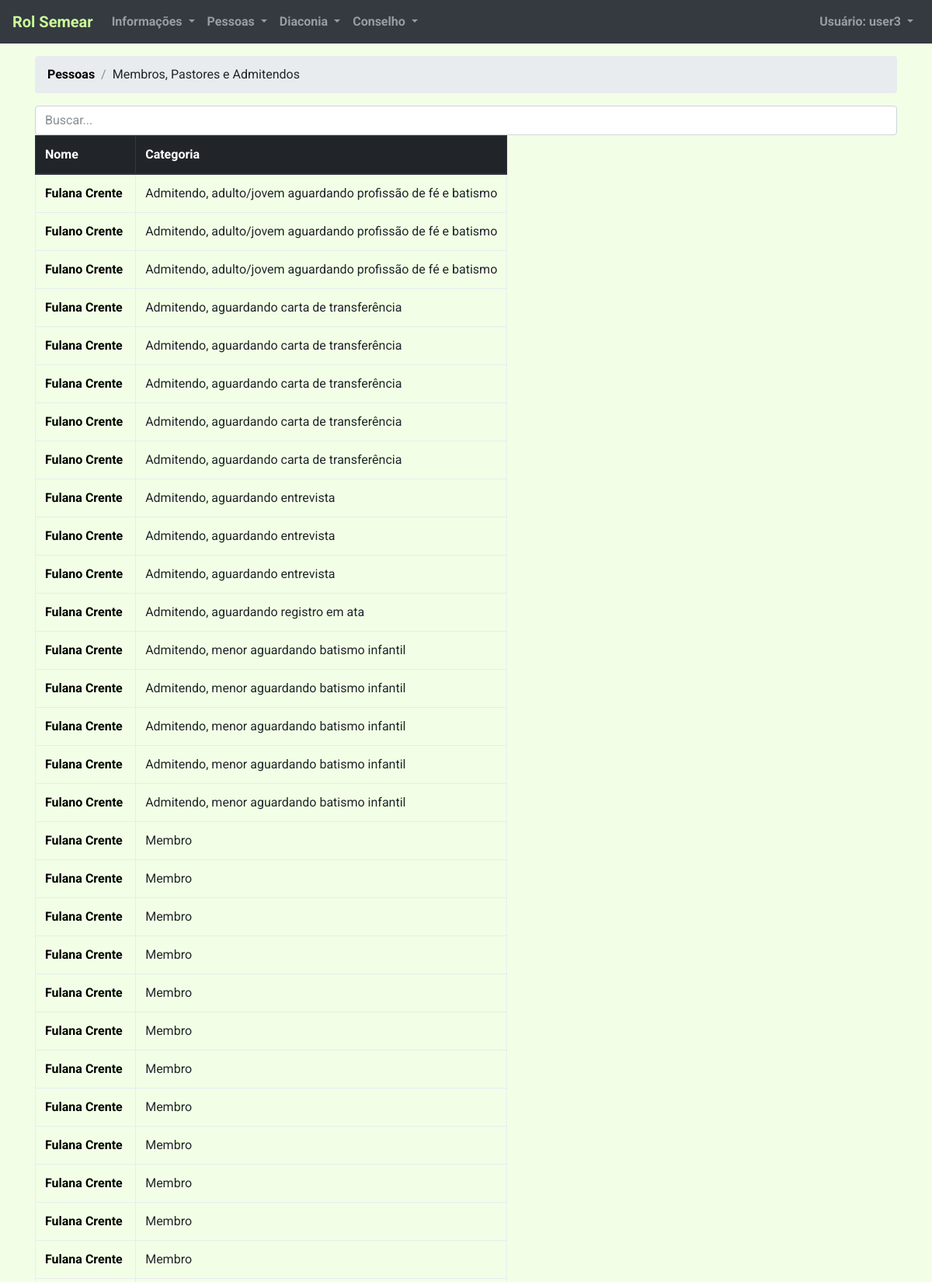
Page /pessoas/membros/ (signed in, upper part) on the committed database.
### rol/models.py (models this page shows, shortened)
class Pessoa(models.Model):
    def pic_pessoa_id(self, filename):
        return 'pics/{0}'.format(self.id)
    nome = models.CharField(max_length=256)
    nome_ascii = models.CharField(max_length=256, null=True,blank=True)
    apelido = models.CharField(max_length=256, null=True,blank=True)
    sexo = models.CharField(max_length=1, choices=[('M','Masculino'),('F','Feminino')], null=True,blank=True)
    comungante = models.NullBooleanField(null=True,blank=True)
    categoria = models.ForeignKey(Categoria, related_name='pessoas', null=True,blank=True, on_delete=models.DO_NOTHING)
    foto = models.ImageField(upload_to=pic_pessoa_id, null=True,blank=True)
    pai = models.ForeignKey('self', related_name='filhos_p', null=True,blank=True, on_delete=models.DO_NOTHING)
    mae = models.ForeignKey('self', related_name='filhos_m', null=True,blank=True, on_delete=models.DO_NOTHING)
    chefe_familia = models.ForeignKey('self', related_name='membros_da_familia', null=True,blank=True, on_delete=models.DO_NOTHING)
    pai_biologico = models.ForeignKey('self', related_name='filhos_biologicos_p', null=True,blank=True, on_delete=models.DO_NOTHING)
    mae_biologica = models.ForeignKey('self', related_name='filhos_biologicos_m', null=True,blank=True, on_delete=models.DO_NOTHING)
    data_nascimento = models.DateField(null=True,blank=True)
    data_falecimento = models.DateField(null=True,blank=True)
    forma_admissao_pretendida = models.ForeignKey(TipoAdmissao, related_name='pessoas', null=True,blank=True, on_delete=models.DO_NOTHING)
    entrevista_admissao_realizada = models.NullBooleanField(null=True,blank=True)
    carta_transferencia_requisitada = models.NullBooleanField(null=True,blank=True)
    cpf = models.CharField(max_length=14, null=True,blank=True)
    rg = models.CharField(max_length=30, null=True,blank=True)
    estado_civil = models.ForeignKey(TipoEstadoCivil, related_name='pessoas', null=True,blank=True, on_delete=models.DO_NOTHING)
    conjuge = models.ForeignKey('self', related_name='pessoa_conjuge', null=True,blank=True, on_delete=models.DO_NOTHING)
    nao_conjuge = models.ForeignKey('self', related_name='pessoa_nao_conjuge', null=True,blank=True, on_delete=models.DO_NOTHING)
    estado_civil_complemento = models.ForeignKey(TipoEstadoCivilComplemento, related_name='pessoas', null=True,blank=True, on_delete=models.DO_NOTHING)
    data_inicio_relacionamento = models.DateField(null=True,blank=True)
    igreja_origem = models.ForeignKey(Igreja, related_name='pessoas', null=True,blank=True, on_delete=models.DO_NOTHING)
    batismo_quando = models.CharField(max_length=256, null=True,blank=True)
    batismo_onde = models.CharField(max_length=256, null=True,blank=True)
    profissao_fe_quando = models.CharField(max_length=256, null=True,blank=True)
    profissao_fe_onde = models.CharField(max_length=256, null=True,blank=True)
    razoes_pedido_admissao = models.TextField(null=True,blank=True)
    observacoes_legado = models.TextField(null=True,blank=True)
    data_pedido_admissao = models.DateField(null=True,blank=True)
    tem_filhos = models.NullBooleanField(null=True,blank=True)
    naturalidade = models.CharField(max_length=256, null=True,blank=True)
    data_update = models.DateField(null=True,blank=True)
    user_update = models.ForeignKey(User, related_name='atualizado_por', null=True, blank=True, on_delete=models.DO_NOTHING)
    rol = models.ForeignKey(Rol, related_name='pessoas_rol', on_delete=models.DO_NOTHING)
    talentos = models.ManyToManyField(Talento,related_name='banco_talentos')
    class Meta:
        ordering = ['nome_ascii']

class Categoria(models.Model):
    descricao = models.CharField(max_length=256)
    agregador = models.ForeignKey(AgregadorCategoria, related_name="categorias", on_delete=models.DO_NOTHING)
    detalhes = models.CharField(max_length=256, null=True,blank=True)
    def __str__(self):
        return self.descricao
    class Meta:
        ordering = ['descricao']

### rol/views/pessoas.py (the view)
# urls.py: url(r'^pessoas/membros/$', views.pessoas_membros, name='pessoas_membros'),
@login_required
@user_passes_test(lambda u: u.has_perm('rol.add_pessoa'))
def pessoas_membros(request):
    pessoas = Pessoa.objects.exclude(categoria = None).exclude(categoria_id__in=[15,5,7,48,50,52,67,12]).order_by('categoria','nome')
    return render(request, 'pessoas.html', {'pessoas': pessoas, 'categorias':"Membros, Pastores e Admitendos"})

### templates/pessoas.html
{% extends 'base.html' %}
{% block breadcrumb %}
<li class="breadcrumb-item"><a class="loadme" href="{% url 'home' %}">Pessoas</a></li>
<li class="breadcrumb-item">{{categorias}}</li>
{% endblock %}
{% block content %}
<div>
    <form>
        <input type="text" class="form-control" id="search-input" placeholder="Buscar..." autocomplete="off">
    </form>
</div>
<table id="table-pessoas" class="table table-bordered table-responsive">
  <thead class="thead-dark">
    <tr>
      <th>Nome</th>
      <th>Categoria</th>
    </tr>
  </thead>
  <tbody>
    {% for p in pessoas %}
      <tr>
        <td class="nome-pessoa"><a class="loadme" href="{% url 'pessoa' p.pk %}">{{ p.nome }}</a> <span style="font-size: 0;" > {{p.nome_ascii}} </span></td>
        <td class="categoria-pessoa">{{ p.categoria }}</td>
      </tr>
    {% endfor %}
  </tbody>
</table>
{% endblock %}

### templates/base.html (shortened to what this page needs)
{% load static %}<!DOCTYPE html>
<html>
  <head>
    <link rel="stylesheet" href="{% static 'css/bootstrap.min.css' %}">
    <link rel="stylesheet" href="{% static 'css/app.css' %}">
    <link rel="stylesheet" href="{% static 'css/datepicker.min.css' %}">
    <link rel="stylesheet" href="{% static 'css/select2.min.css' %}">
  </head>
  {% if user.is_authenticated %}
  <body>
    {% block body %}
    <nav class="navbar navbar-expand-md navbar-dark fixed-top bg-dark">
      <a class="navbar-brand loadme" href="{% url 'home' %}" style="color: #ccff99;">Rol Semear</a>
      <div class="collapse navbar-collapse" id="navbarCollapse">
        <ul class="navbar-nav mr-auto">
          <li class="nav-item">
            <ul class="navbar-nav ml-auto">
              <li class="nav-item dropdown">
                <a class="nav-link dropdown-toggle" href="#" id="boletimMenu" data-toggle="dropdown" aria-haspopup="true" aria-expanded="false">
                  Informações
                </a>
              </li>
            </ul>
          </li>
          {% if perms.rol.add_pessoa %}
          <li class="nav-item active">
            <ul class="navbar-nav ml-auto">
              <li class="nav-item dropdown">
                <a class="nav-link dropdown-toggle" href="#" id="pessoasMenu" data-toggle="dropdown" aria-haspopup="true" aria-expanded="false">
                  Pessoas
                </a>
              </li>
            </ul>
          </li>
          <li class="nav-item active">
            <ul class="navbar-nav ml-auto">
              <li class="nav-item dropdown">
                <a class="nav-link dropdown-toggle" href="#" id="pessoasMenu" data-toggle="dropdown" aria-haspopup="true" aria-expanded="false">
                  Diaconia
                </a>
              </li>
            </ul>
          </li>
          {% endif %}
          {% if perms.rol.add_ata %}
          <li class="nav-item">
            <ul class="navbar-nav ml-auto">
              <li class="nav-item dropdown">
                <a class="nav-link dropdown-toggle" href="#" id="conselhoMenu" data-toggle="dropdown" aria-haspopup="true" aria-expanded="false">
                  Conselho
                </a>
              </li>
            </ul>
          </li>
          {% endif %}
        </ul>
        <ul class="navbar-nav ml-auto">
          <li class="nav-item dropdown">
            <a class="nav-link dropdown-toggle" href="#" id="userMenu" data-toggle="dropdown" aria-haspopup="true" aria-expanded="false">
              Usuário: {{ user.username }}
            </a>
          </li>
        </ul>
      </div>
    </nav>
    <div class="container">
      <ol class="breadcrumb">
        {% block breadcrumb %}
        {% endblock %}
      </ol>
      {% block content %}
      {% endblock %}
    </div>
  {% endblock body %}
  </body>
  {% endif %}
</html>

### static/css/app.css (style rules this page uses)
a { font-weight: bold; }
a:link { color: black; text-decoration: none; }
body { min-height: 75rem; padding-top: 4.5rem; background-color: #f2ffe6; font-family: "Roboto", sans-serif; }

### rows in the picture
Pessoa: nome "Fulana Crente", categoria "Admitendo, adulto/jovem aguardando profissão de fé e batismo"
Pessoa: nome "Fulano Crente", categoria "Admitendo, adulto/jovem aguardando profissão de fé e batismo"
Pessoa: nome "Fulano Crente", categoria "Admitendo, adulto/jovem aguardando profissão de fé e batismo"
Pessoa: nome "Fulana Crente", categoria "Admitendo, aguardando carta de transferência"
Pessoa: nome "Fulana Crente", categoria "Admitendo, aguardando carta de transferência"
Pessoa: nome "Fulana Crente", categoria "Admitendo, aguardando carta de transferência"
Pessoa: nome "Fulano Crente", categoria "Admitendo, aguardando carta de transferência"
Pessoa: nome "Fulano Crente", categoria "Admitendo, aguardando carta de transferência"
Pessoa: nome "Fulana Crente", categoria "Admitendo, aguardando entrevista"
Pessoa: nome "Fulano Crente", categoria "Admitendo, aguardando entrevista"
Pessoa: nome "Fulano Crente", categoria "Admitendo, aguardando entrevista"
Pessoa: nome "Fulana Crente", categoria "Admitendo, aguardando registro em ata"
Pessoa: nome "Fulana Crente", categoria "Admitendo, menor aguardando batismo infantil"
Pessoa: nome "Fulana Crente", categoria "Admitendo, menor aguardando batismo infantil"
Pessoa: nome "Fulana Crente", categoria "Admitendo, menor aguardando batismo infantil"
Pessoa: nome "Fulana Crente", categoria "Admitendo, menor aguardando batismo infantil"
Pessoa: nome "Fulano Crente", categoria "Admitendo, menor aguardando batismo infantil"
Pessoa: nome "Fulana Crente", categoria "Membro"
Pessoa: nome "Fulana Crente", categoria "Membro"
Pessoa: nome "Fulana Crente", categoria "Membro"
Pessoa: nome "Fulana Crente", categoria "Membro"
Pessoa: nome "Fulana Crente", categoria "Membro"
Pessoa: nome "Fulana Crente", categoria "Membro"
Pessoa: nome "Fulana Crente", categoria "Membro"
Pessoa: nome "Fulana Crente", categoria "Membro"
Pessoa: nome "Fulana Crente", categoria "Membro"
Pessoa: nome "Fulana Crente", categoria "Membro"
Pessoa: nome "Fulana Crente", categoria "Membro"
Pessoa: nome "Fulana Crente", categoria "Membro"

### other values in the picture
{{ user.username }} "user3"
{{ categorias }} "Membros, Pastores e Admitendos"
